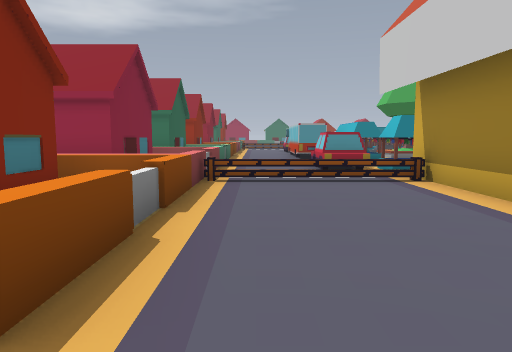
View 1 (above)

24 first-person views from a walk through a level from a Godot 3-D game. The camera is 1.5 m above the floor, tilts 6° down and sees 70° across. The floor is counted in squares, 2 m on a side. Each view is taken from the middle of a square. On the plan, view 1 faces up. The plan holds only what a view shows up to about 11 squares ahead; the rest is blank. The place goes on beyond the plan.

View 2
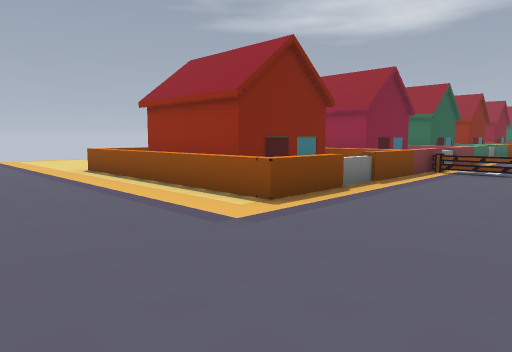

View 3
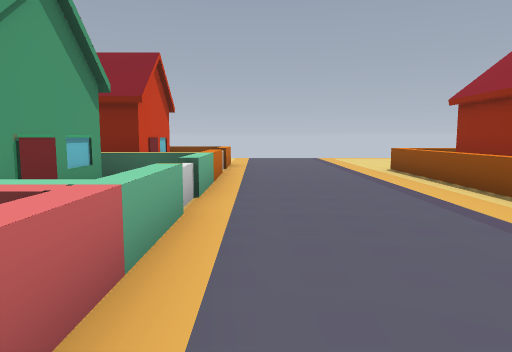

View 4
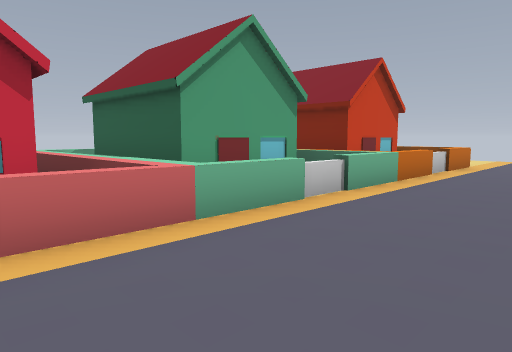

View 5
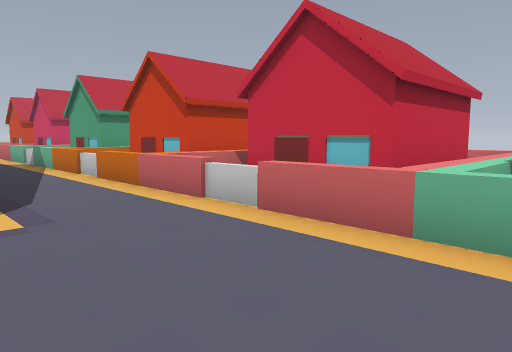

View 6
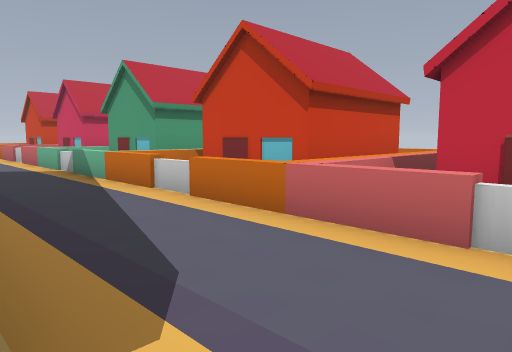

View 7
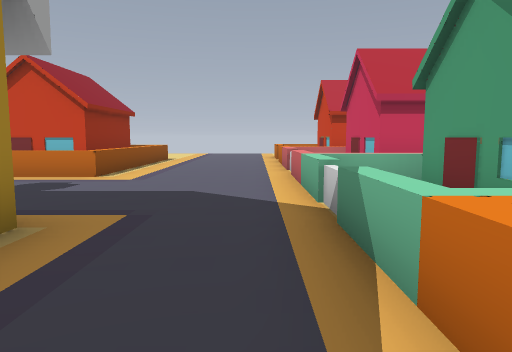

View 8
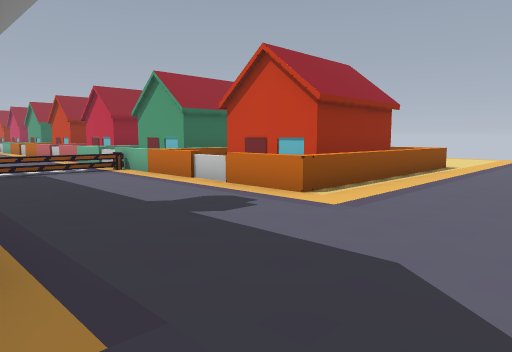

View 9
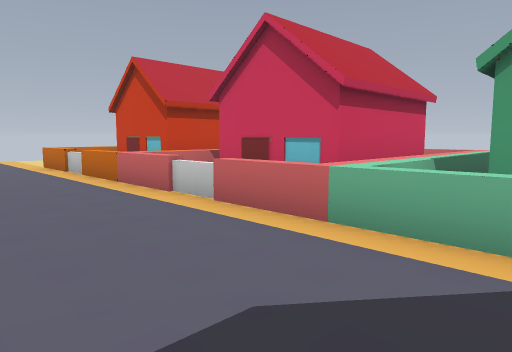

View 10
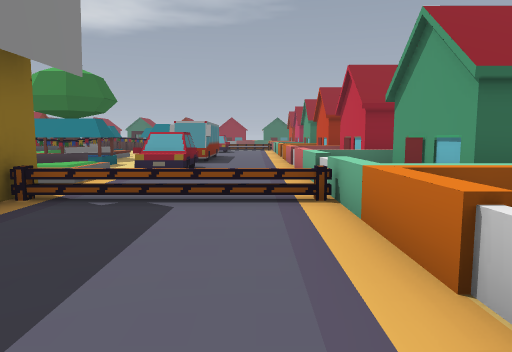

View 11
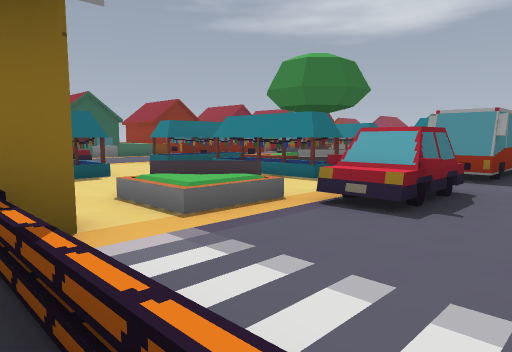

View 12
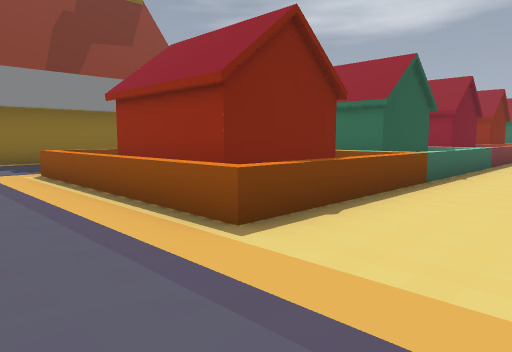

View 13
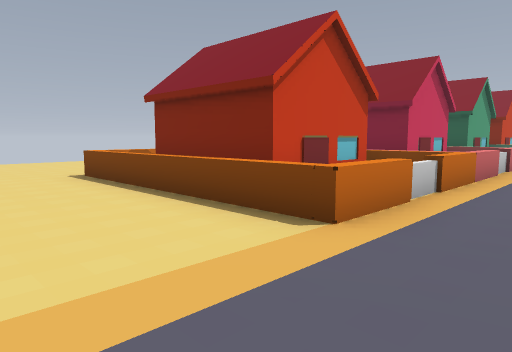

View 14
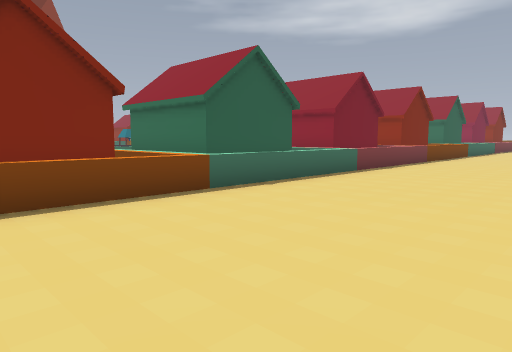

View 15
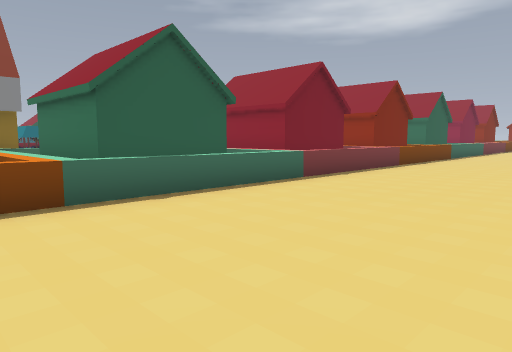

View 16
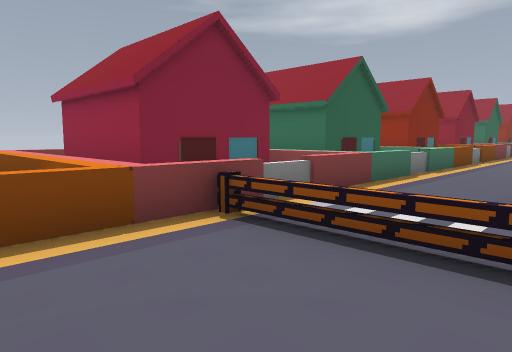

View 17
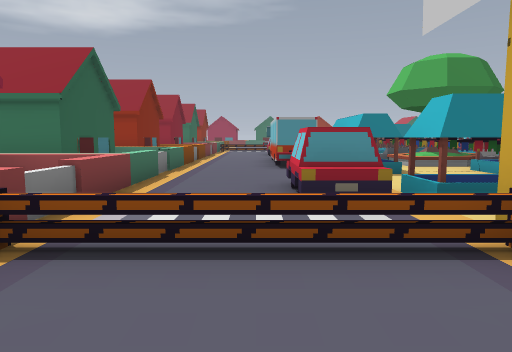

View 18
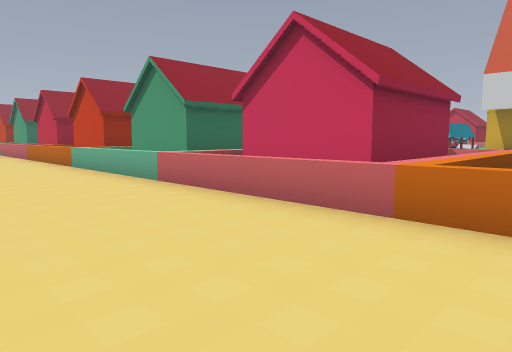

View 19
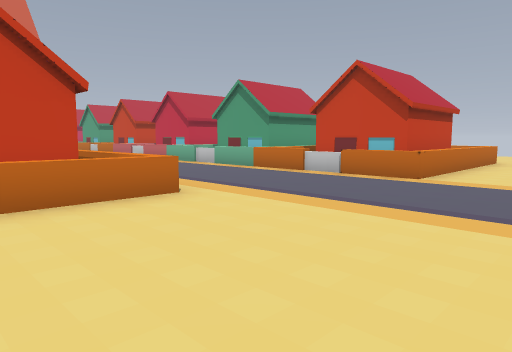

View 20
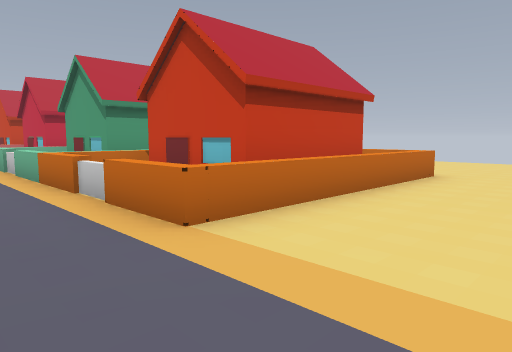

View 21
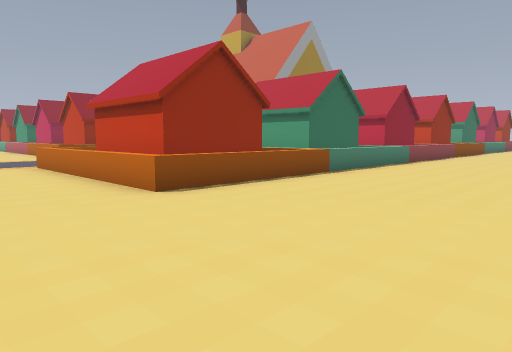

View 22
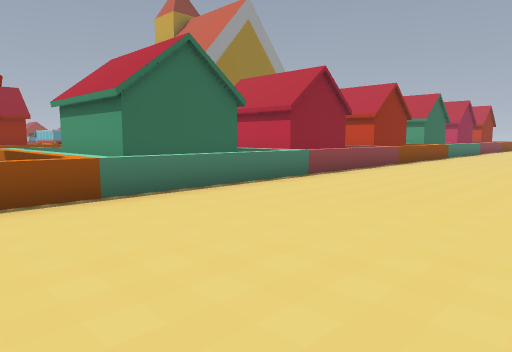

View 23
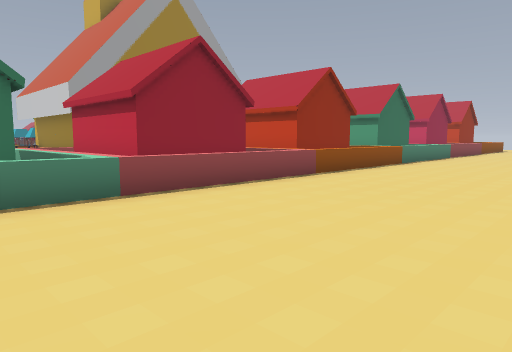

View 24
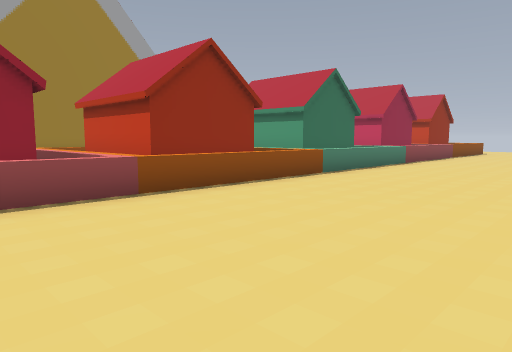

### Floor plan
Key: @ floor where view 1 was taken; # wall or solid block; . main floor; : floor 0.5 m higher than the main floor; = window, fence, low wall or low ledge; ^ raised ledge; H house; O other object.
Columns run from 11 left of view 1 to 24 right of it. Each row starts with its distance up from view 1.
 15    ..HH HHH  #  =OO=  #       H...
 14    ..HH H H..#  ::==  #       H...
 13    ..HH HHH..###..=== ##.H H  H...
 12   ...HH  HH...#######....HHH  H....
 11   ...HHHHHH.....   ...#=.H.H  H....
 10   ...HHHHHH..^....  =.##.HHHHHH....
  9   ...HH HHH..#####.==:...HHH HH....
  8   ...HH HHH..^####..::...HHH  H....
  7  ....HH  HH==.#      #===H.H  H.....
  6  ....HHHHHH...#      #...HHHHHH.....
  5  ....HHHHHH...#       ...HHHHHH.....
  4 .....   HHH...#       ...H HHHH.....
  3 .....HH  HH...       #...H H  H.....
  2 .....HHHH.H...       #...H HHHH.....
  1 ..............       #...HHHHHH...
  0 ...........@..       #.............
 -1 ....................................
 -2 ....................................
 -3 ...HHHHHHHHHHHHHHHHHHHHHHHHHHHHHH...
 -4 ...HHHHHHHHHHHHHHHHHHHHHHHHHHHHHH...
 -5  ..H  HHH HHH HHH  HH  HHH HHH HH..
 -6  ..H  HHH HHH HHH   H   HH H H HH..
 -7  ..HHHHHHHHHHHHHHHHHHHHHHHH   HHH..
 -8  ..HHHHHHHHHHHHHHHHHHHHHHH     HH..
 -9  ........................       ...
-10 ..........................      ..
-11 ..........................     ...
-12 ......................         ...
-13 .... ............               ..

Where each view was taken, in squares from view 1:
view 1: 0 up, 0 right, facing up
view 2: 2 down, 2 right, facing up-left
view 3: 2 down, 2 right, facing left
view 4: 0 up, 2 right, facing down-left
view 5: 0 up, 1 left, facing down-right
view 6: 0 up, 2 right, facing down-right
view 7: 2 down, 7 right, facing right
view 8: 2 down, 10 right, facing up-right
view 9: 0 up, 11 right, facing down-right
view 10: 2 up, 13 right, facing up
view 11: 6 up, 13 right, facing up-left
view 12: 1 down, 22 right, facing up-left
view 13: 1 down, 24 right, facing down-left
view 14: 2 up, 24 right, facing up-left
view 15: 4 up, 24 right, facing up-left
view 16: 4 up, 2 right, facing up-left
view 17: 4 up, 1 right, facing up
view 18: 4 up, 10 left, facing up-right
view 19: 4 up, 11 left, facing down-right
view 20: 1 down, 11 left, facing down-right
view 21: 13 down, 11 left, facing up-right
view 22: 13 down, 6 left, facing up-right
view 23: 13 down, 2 left, facing up-right
view 24: 13 down, 2 right, facing up-right
